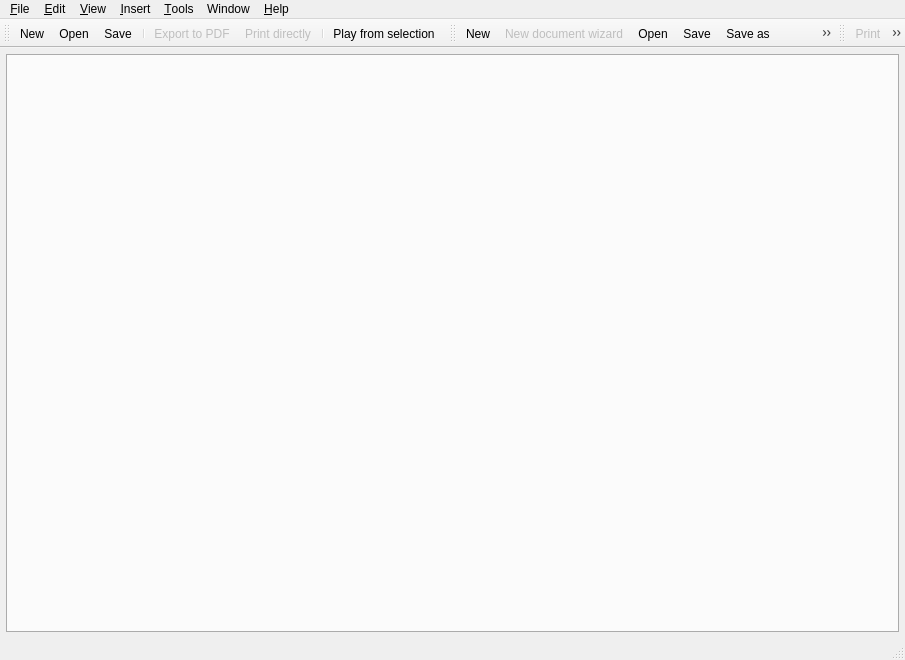
<ui version="4.0" >
 <author>Reinhard Katzmann, Matevž Jekovec</author>
 <class>uiMainWindow</class>
 <widget class="QMainWindow" name="uiMainWindow" >
  <property name="geometry" >
   <rect>
    <x>0</x>
    <y>0</y>
    <width>905</width>
    <height>660</height>
   </rect>
  </property>
  <property name="windowTitle" >
   <string>Canorus - Score editor</string>
  </property>
  <property name="windowIcon" >
   <iconset>images/clogosm.png</iconset>
  </property>
  <property name="statusTip" >
   <string/>
  </property>
  <widget class="QWidget" name="uiCentralWidget" >
   <layout class="QGridLayout" >
    <property name="margin" >
     <number>6</number>
    </property>
    <property name="spacing" >
     <number>4</number>
    </property>
    <item row="0" column="0" >
     <widget class="QTabWidget" name="uiTabWidget" >
      <property name="sizePolicy" >
       <sizepolicy>
        <hsizetype>7</hsizetype>
        <vsizetype>7</vsizetype>
        <horstretch>0</horstretch>
        <verstretch>0</verstretch>
       </sizepolicy>
      </property>
      <property name="autoFillBackground" >
       <bool>false</bool>
      </property>
      <property name="tabPosition" >
       <enum>QTabWidget::South</enum>
      </property>
     </widget>
    </item>
   </layout>
  </widget>
  <widget class="QMenuBar" name="uiMenuBar" >
   <property name="geometry" >
    <rect>
     <x>0</x>
     <y>0</y>
     <width>905</width>
     <height>36</height>
    </rect>
   </property>
   <widget class="QMenu" name="uiMenuEdit" >
    <property name="title" >
     <string>&amp;Edit</string>
    </property>
    <addaction name="uiUndo" />
    <addaction name="uiRedo" />
    <addaction name="separator" />
    <addaction name="uiCut" />
    <addaction name="uiCopy" />
    <addaction name="uiPaste" />
    <addaction name="separator" />
    <addaction name="uiSelectAll" />
    <addaction name="uiInvertSelection" />
    <addaction name="separator" />
    <addaction name="uiProperties" />
   </widget>
   <widget class="QMenu" name="uiMenuTools" >
    <property name="title" >
     <string>&amp;Tools</string>
    </property>
    <addaction name="uiGotoBar" />
    <addaction name="uiTranspose" />
    <addaction name="uiNoteCount" />
    <addaction name="separator" />
    <addaction name="uiSettings" />
   </widget>
   <widget class="QMenu" name="uiMenuWindow" >
    <property name="title" >
     <string>Window</string>
    </property>
    <addaction name="uiNewViewport" />
    <addaction name="uiNewWindow" />
    <addaction name="separator" />
    <addaction name="uiSplitHorizontally" />
    <addaction name="uiSplitVertically" />
    <addaction name="uiCloseCurrentView" />
    <addaction name="uiUnsplitAll" />
   </widget>
   <widget class="QMenu" name="uiMenuHelp" >
    <property name="title" >
     <string>&amp;Help</string>
    </property>
    <addaction name="uiUsersGuide" />
    <addaction name="uiWhatsThis" />
    <addaction name="uiTipOfTheDay" />
    <addaction name="separator" />
    <addaction name="uiAboutCanorus" />
    <addaction name="uiAboutQt" />
   </widget>
   <widget class="QMenu" name="uiMenuFile" >
    <property name="title" >
     <string>&amp;File</string>
    </property>
    <addaction name="uiNewDocument" />
    <addaction name="uiNewDocumentWizard" />
    <addaction name="uiOpenDocument" />
    <addaction name="uiSaveDocument" />
    <addaction name="uiSaveDocumentAs" />
    <addaction name="uiCloseDocument" />
    <addaction name="separator" />
    <addaction name="uiDocumentProperties" />
    <addaction name="separator" />
    <addaction name="uiImportDocument" />
    <addaction name="uiExportDocument" />
    <addaction name="separator" />
    <addaction name="uiPrintPreview" />
    <addaction name="uiPrint" />
    <addaction name="separator" />
    <addaction name="uiQuit" />
   </widget>
   <widget class="QMenu" name="uiMenuView" >
    <property name="title" >
     <string>&amp;View</string>
    </property>
    <widget class="QMenu" name="uiMenuZoom" >
     <property name="title" >
      <string>Zoom</string>
     </property>
     <addaction name="uiZoomToWidth" />
     <addaction name="uiZoomToHeight" />
     <addaction name="uiZoomToFit" />
     <addaction name="uiZoomToSelection" />
     <addaction name="separator" />
     <addaction name="uiCustomZoom" />
    </widget>
    <widget class="QMenu" name="uiMenuSourceView" >
     <property name="title" >
      <string>Source view</string>
     </property>
     <addaction name="uiLilyPondSource" />
     <addaction name="uiCanorusMLSource" />
    </widget>
    <addaction name="separator" />
    <addaction name="uiMenuZoom" />
    <addaction name="uiAnimatedScroll" />
    <addaction name="uiLockScrollPlayback" />
    <addaction name="separator" />
    <addaction name="uiScoreView" />
    <addaction name="uiMenuSourceView" />
    <addaction name="separator" />
    <addaction name="uiShowStatusBar" />
    <addaction name="uiFullscreen" />
   </widget>
   <widget class="QMenu" name="uiMenuInsert" >
    <property name="title" >
     <string>&amp;Insert</string>
    </property>
    <addaction name="uiNewSheet" />
    <addaction name="uiNewContext" />
    <addaction name="uiNewVoice" />
    <addaction name="separator" />
    <addaction name="uiInsertPlayable" />
    <addaction name="uiInsertClef" />
    <addaction name="uiInsertKeySig" />
    <addaction name="uiInsertTimeSig" />
    <addaction name="uiInsertBarline" />
    <addaction name="uiInsertSyllable" />
    <addaction name="uiInsertFM" />
   </widget>
   <addaction name="uiMenuFile" />
   <addaction name="uiMenuEdit" />
   <addaction name="uiMenuView" />
   <addaction name="uiMenuInsert" />
   <addaction name="uiMenuTools" />
   <addaction name="uiMenuWindow" />
   <addaction name="uiMenuHelp" />
  </widget>
  <widget class="QStatusBar" name="uiStatusBarWidget" />
  <widget class="QToolBar" name="uiStandardToolBar" >
   <property name="windowTitle" >
    <string>Standard ToolBar</string>
   </property>
   <property name="orientation" >
    <enum>Qt::Horizontal</enum>
   </property>
   <attribute name="toolBarArea" >
    <number>4</number>
   </attribute>
   <addaction name="uiNewDocument" />
   <addaction name="uiOpenDocument" />
   <addaction name="uiSaveDocument" />
   <addaction name="separator" />
   <addaction name="uiExportToPdf" />
   <addaction name="uiPrintDirectly" />
   <addaction name="separator" />
   <addaction name="uiPlayFromSelection" />
  </widget>
  <widget class="QToolBar" name="uiFileToolBar" >
   <property name="windowTitle" >
    <string>File ToolBar</string>
   </property>
   <property name="orientation" >
    <enum>Qt::Horizontal</enum>
   </property>
   <attribute name="toolBarArea" >
    <number>4</number>
   </attribute>
   <addaction name="uiNewDocument" />
   <addaction name="uiNewDocumentWizard" />
   <addaction name="uiOpenDocument" />
   <addaction name="uiSaveDocument" />
   <addaction name="uiSaveDocumentAs" />
   <addaction name="uiImportDocument" />
   <addaction name="uiExportDocument" />
   <addaction name="uiCloseDocument" />
  </widget>
  <widget class="QToolBar" name="uiPrintToolBar" >
   <property name="enabled" >
    <bool>true</bool>
   </property>
   <property name="windowTitle" >
    <string>Print ToolBar</string>
   </property>
   <property name="orientation" >
    <enum>Qt::Horizontal</enum>
   </property>
   <attribute name="toolBarArea" >
    <number>4</number>
   </attribute>
   <addaction name="uiPrint" />
   <addaction name="uiPrintDirectly" />
   <addaction name="uiPrintPreview" />
   <addaction name="uiExportToPdf" />
  </widget>
  <action name="uiQuit" >
   <property name="icon" >
    <iconset>images/exit.png</iconset>
   </property>
   <property name="text" >
    <string>&amp;Quit</string>
   </property>
   <property name="shortcut" >
    <string>Ctrl+Q</string>
   </property>
  </action>
  <action name="uiNewDocument" >
   <property name="icon" >
    <iconset>images/filenew.png</iconset>
   </property>
   <property name="text" >
    <string>&amp;New</string>
   </property>
   <property name="shortcut" >
    <string>Ctrl+N</string>
   </property>
  </action>
  <action name="uiOpenDocument" >
   <property name="icon" >
    <iconset>images/fileopen.png</iconset>
   </property>
   <property name="text" >
    <string>&amp;Open...</string>
   </property>
   <property name="shortcut" >
    <string>Ctrl+O</string>
   </property>
  </action>
  <action name="uiSaveDocument" >
   <property name="icon" >
    <iconset>images/filesave.png</iconset>
   </property>
   <property name="text" >
    <string>&amp;Save</string>
   </property>
   <property name="shortcut" >
    <string>Ctrl+S</string>
   </property>
  </action>
  <action name="uiSaveDocumentAs" >
   <property name="icon" >
    <iconset>images/filesaveas.png</iconset>
   </property>
   <property name="text" >
    <string>Save &amp;as...</string>
   </property>
  </action>
  <action name="uiCloseDocument" >
   <property name="icon" >
    <iconset>images/fileclose.svg</iconset>
   </property>
   <property name="text" >
    <string>&amp;Close</string>
   </property>
  </action>
  <action name="uiImportDocument" >
   <property name="enabled" >
    <bool>false</bool>
   </property>
   <property name="icon" >
    <iconset>images/filesave.png</iconset>
   </property>
   <property name="text" >
    <string>&amp;Import...</string>
   </property>
  </action>
  <action name="uiExportDocument" >
   <property name="icon" >
    <iconset>images/filesave.png</iconset>
   </property>
   <property name="text" >
    <string>&amp;Export...</string>
   </property>
   <property name="shortcut" >
    <string>Ctrl+E</string>
   </property>
  </action>
  <action name="uiPrintPreview" >
   <property name="enabled" >
    <bool>false</bool>
   </property>
   <property name="icon" >
    <iconset>images/fileprintpreview.png</iconset>
   </property>
   <property name="text" >
    <string>Print pre&amp;view...</string>
   </property>
   <property name="visible" >
    <bool>true</bool>
   </property>
  </action>
  <action name="uiPrint" >
   <property name="enabled" >
    <bool>false</bool>
   </property>
   <property name="icon" >
    <iconset>images/fileprint.png</iconset>
   </property>
   <property name="text" >
    <string>&amp;Print...</string>
   </property>
   <property name="shortcut" >
    <string>Ctrl+P</string>
   </property>
  </action>
  <action name="uiUndo" >
   <property name="enabled" >
    <bool>false</bool>
   </property>
   <property name="icon" >
    <iconset>images/editundo.png</iconset>
   </property>
   <property name="text" >
    <string>&amp;Undo</string>
   </property>
   <property name="shortcut" >
    <string>Ctrl+Z</string>
   </property>
  </action>
  <action name="uiRedo" >
   <property name="enabled" >
    <bool>false</bool>
   </property>
   <property name="icon" >
    <iconset>images/editredo.png</iconset>
   </property>
   <property name="text" >
    <string>&amp;Redo</string>
   </property>
   <property name="shortcut" >
    <string>Ctrl+Y</string>
   </property>
  </action>
  <action name="uiCopy" >
   <property name="enabled" >
    <bool>false</bool>
   </property>
   <property name="icon" >
    <iconset>images/editcopy.png</iconset>
   </property>
   <property name="text" >
    <string>&amp;Copy</string>
   </property>
   <property name="shortcut" >
    <string>Ctrl+C</string>
   </property>
  </action>
  <action name="uiCut" >
   <property name="enabled" >
    <bool>false</bool>
   </property>
   <property name="icon" >
    <iconset>images/editcut.png</iconset>
   </property>
   <property name="text" >
    <string>C&amp;ut</string>
   </property>
   <property name="shortcut" >
    <string>Ctrl+X</string>
   </property>
  </action>
  <action name="uiPaste" >
   <property name="enabled" >
    <bool>false</bool>
   </property>
   <property name="icon" >
    <iconset>images/editpaste.png</iconset>
   </property>
   <property name="text" >
    <string>&amp;Paste</string>
   </property>
   <property name="shortcut" >
    <string>Ctrl+V</string>
   </property>
  </action>
  <action name="uiSelectAll" >
   <property name="enabled" >
    <bool>false</bool>
   </property>
   <property name="text" >
    <string>Select &amp;all</string>
   </property>
   <property name="shortcut" >
    <string>Ctrl+A</string>
   </property>
  </action>
  <action name="uiInvertSelection" >
   <property name="enabled" >
    <bool>false</bool>
   </property>
   <property name="text" >
    <string>Invert Selection</string>
   </property>
  </action>
  <action name="uiZoomToWidth" >
   <property name="text" >
    <string>Fit to width</string>
   </property>
  </action>
  <action name="uiGotoBar" >
   <property name="enabled" >
    <bool>false</bool>
   </property>
   <property name="text" >
    <string>Goto bar...</string>
   </property>
   <property name="shortcut" >
    <string>Ctrl+G</string>
   </property>
  </action>
  <action name="uiShowStatusBar" >
   <property name="checkable" >
    <bool>true</bool>
   </property>
   <property name="checked" >
    <bool>true</bool>
   </property>
   <property name="text" >
    <string>St&amp;atus bar</string>
   </property>
  </action>
  <action name="uiFullscreen" >
   <property name="checkable" >
    <bool>true</bool>
   </property>
   <property name="icon" >
    <iconset>images/fullscreen.png</iconset>
   </property>
   <property name="text" >
    <string>&amp;Fullscreen</string>
   </property>
  </action>
  <action name="uiInsertTimeSig" >
   <property name="checkable" >
    <bool>true</bool>
   </property>
   <property name="icon" >
    <iconset>images/tsc.svg</iconset>
   </property>
   <property name="text" >
    <string>&amp;Time signature...</string>
   </property>
  </action>
  <action name="uiInsertKeySig" >
   <property name="checkable" >
    <bool>true</bool>
   </property>
   <property name="icon" >
    <iconset>images/keysig.svg</iconset>
   </property>
   <property name="text" >
    <string>&amp;Key signature...</string>
   </property>
  </action>
  <action name="uiInsertBarline" >
   <property name="checkable" >
    <bool>true</bool>
   </property>
   <property name="icon" >
    <iconset>images/barlinesingle.svg</iconset>
   </property>
   <property name="text" >
    <string>Barline...</string>
   </property>
  </action>
  <action name="uiNoteCount" >
   <property name="enabled" >
    <bool>false</bool>
   </property>
   <property name="text" >
    <string>Note &amp;count...</string>
   </property>
  </action>
  <action name="uiSettings" >
   <property name="icon" >
    <iconset>images/settings.svg</iconset>
   </property>
   <property name="text" >
    <string>&amp;Settings...</string>
   </property>
  </action>
  <action name="uiUsersGuide" >
   <property name="enabled" >
    <bool>false</bool>
   </property>
   <property name="text" >
    <string>User's guide...</string>
   </property>
  </action>
  <action name="uiWhatsThis" >
   <property name="enabled" >
    <bool>false</bool>
   </property>
   <property name="text" >
    <string>What's &amp;this</string>
   </property>
  </action>
  <action name="uiTipOfTheDay" >
   <property name="checkable" >
    <bool>false</bool>
   </property>
   <property name="enabled" >
    <bool>false</bool>
   </property>
   <property name="text" >
    <string>Tip of the &amp;day</string>
   </property>
  </action>
  <action name="uiAboutCanorus" >
   <property name="icon" >
    <iconset>images/clogosm.png</iconset>
   </property>
   <property name="text" >
    <string>About &amp;Canorus...</string>
   </property>
  </action>
  <action name="uiAboutQt" >
   <property name="icon" >
    <iconset>images/qtlogo.png</iconset>
   </property>
   <property name="text" >
    <string>About &amp;Qt...</string>
   </property>
  </action>
  <action name="uiSplitHorizontally" >
   <property name="text" >
    <string>Split view horizontally</string>
   </property>
  </action>
  <action name="uiSplitVertically" >
   <property name="text" >
    <string>Split view vertically</string>
   </property>
  </action>
  <action name="uiCloseCurrentView" >
   <property name="enabled" >
    <bool>false</bool>
   </property>
   <property name="text" >
    <string>Close current view</string>
   </property>
  </action>
  <action name="uiUnsplitAll" >
   <property name="enabled" >
    <bool>false</bool>
   </property>
   <property name="text" >
    <string>Unsplit All</string>
   </property>
  </action>
  <action name="uiNewViewport" >
   <property name="text" >
    <string>New view</string>
   </property>
  </action>
  <action name="uiNewSheet" >
   <property name="icon" >
    <iconset>images/sheetnew.svg</iconset>
   </property>
   <property name="text" >
    <string>New sheet</string>
   </property>
  </action>
  <action name="uiNewContext" >
   <property name="checkable" >
    <bool>true</bool>
   </property>
   <property name="icon" >
    <iconset>images/staffnew.svg</iconset>
   </property>
   <property name="text" >
    <string>New context...</string>
   </property>
  </action>
  <action name="uiPlayFromSelection" >
   <property name="checkable" >
    <bool>true</bool>
   </property>
   <property name="icon" >
    <iconset>images/player_play.png</iconset>
   </property>
   <property name="text" >
    <string>Play from selection</string>
   </property>
  </action>
  <action name="uiAnimatedScroll" >
   <property name="checkable" >
    <bool>true</bool>
   </property>
   <property name="checked" >
    <bool>true</bool>
   </property>
   <property name="text" >
    <string>Animated scroll</string>
   </property>
  </action>
  <action name="uiLockScrollPlayback" >
   <property name="checkable" >
    <bool>true</bool>
   </property>
   <property name="text" >
    <string>Lock scroll while playback</string>
   </property>
  </action>
  <action name="uiZoomToHeight" >
   <property name="text" >
    <string>Fit to &amp;height</string>
   </property>
  </action>
  <action name="uiZoomToFit" >
   <property name="text" >
    <string>Best &amp;fit</string>
   </property>
  </action>
  <action name="uiZoomToSelection" >
   <property name="text" >
    <string>Fit to selection</string>
   </property>
  </action>
  <action name="uiNewWindow" >
   <property name="text" >
    <string>New window</string>
   </property>
  </action>
  <action name="uiCustomZoom" >
   <property name="text" >
    <string>Custom...</string>
   </property>
  </action>
  <action name="uiScoreView" >
   <property name="text" >
    <string>Score view</string>
   </property>
  </action>
  <action name="uiLilyPondSource" >
   <property name="icon" >
    <iconset>images/lilypondsource.svg</iconset>
   </property>
   <property name="text" >
    <string>LilyPond source</string>
   </property>
  </action>
  <action name="uiCanorusMLSource" >
   <property name="icon" >
    <iconset>images/canorusmlsource.svg</iconset>
   </property>
   <property name="text" >
    <string>CanorusML source</string>
   </property>
  </action>
  <action name="uiNewVoice" >
   <property name="icon" >
    <iconset>images/voicenew.svg</iconset>
   </property>
   <property name="text" >
    <string>New voice</string>
   </property>
  </action>
  <action name="uiProperties" >
   <property name="enabled" >
    <bool>false</bool>
   </property>
   <property name="text" >
    <string>Properties...</string>
   </property>
  </action>
  <action name="uiDocumentProperties" >
   <property name="enabled" >
    <bool>false</bool>
   </property>
   <property name="text" >
    <string>Document properties...</string>
   </property>
  </action>
  <action name="uiPrintDirectly" >
   <property name="enabled" >
    <bool>false</bool>
   </property>
   <property name="icon" >
    <iconset>images/filequickprint.png</iconset>
   </property>
   <property name="text" >
    <string>Print directly</string>
   </property>
   <property name="visible" >
    <bool>true</bool>
   </property>
  </action>
  <action name="uiExportToPdf" >
   <property name="enabled" >
    <bool>false</bool>
   </property>
   <property name="icon" >
    <iconset>images/pdf.png</iconset>
   </property>
   <property name="text" >
    <string>Export to PDF</string>
   </property>
   <property name="visible" >
    <bool>true</bool>
   </property>
  </action>
  <action name="uiNewDocumentWizard" >
   <property name="enabled" >
    <bool>false</bool>
   </property>
   <property name="icon" >
    <iconset>images/filenewwizard.png</iconset>
   </property>
   <property name="text" >
    <string>New document &amp;wizard...</string>
   </property>
  </action>
  <action name="uiInsertPlayable" >
   <property name="checkable" >
    <bool>true</bool>
   </property>
   <property name="icon" >
    <iconset>images/insertplayable.svg</iconset>
   </property>
   <property name="text" >
    <string>Playable...</string>
   </property>
  </action>
  <action name="uiInsertFM" >
   <property name="checkable" >
    <bool>true</bool>
   </property>
   <property name="enabled" >
    <bool>true</bool>
   </property>
   <property name="icon" >
    <iconset>images/insertfm.svg</iconset>
   </property>
   <property name="text" >
    <string>Function marking...</string>
   </property>
  </action>
  <action name="uiInsertClef" >
   <property name="checkable" >
    <bool>true</bool>
   </property>
   <property name="icon" >
    <iconset>images/clefbass.svg</iconset>
   </property>
   <property name="text" >
    <string>Clef...</string>
   </property>
  </action>
  <action name="uiSelectMode" >
   <property name="checkable" >
    <bool>true</bool>
   </property>
   <property name="checked" >
    <bool>true</bool>
   </property>
   <property name="icon" >
    <iconset>images/arrow.svg</iconset>
   </property>
   <property name="text" >
    <string>Select mode</string>
   </property>
  </action>
  <action name="uiRemoveVoice" >
   <property name="icon" >
    <iconset>images/voiceremove.svg</iconset>
   </property>
   <property name="text" >
    <string>Remove Voice</string>
   </property>
  </action>
  <action name="uiVoiceProperties" >
   <property name="enabled" >
    <bool>false</bool>
   </property>
   <property name="icon" >
    <iconset>images/voiceproperties.svg</iconset>
   </property>
   <property name="text" >
    <string>Voice Properties</string>
   </property>
  </action>
  <action name="uiAccsVisible" >
   <property name="checkable" >
    <bool>true</bool>
   </property>
   <property name="icon" >
    <iconset>images/accsvisible.svg</iconset>
   </property>
   <property name="text" >
    <string>Accidentals Visible</string>
   </property>
  </action>
  <action name="uiHiddenRest" >
   <property name="checkable" >
    <bool>true</bool>
   </property>
   <property name="icon" >
    <iconset>images/hiddenrest.svg</iconset>
   </property>
   <property name="text" >
    <string>Hidden Rest</string>
   </property>
  </action>
  <action name="uiRemoveContext" >
   <property name="icon" >
    <iconset>images/contextremove.svg</iconset>
   </property>
   <property name="text" >
    <string>Remove Context</string>
   </property>
  </action>
  <action name="uiContextProperties" >
   <property name="enabled" >
    <bool>false</bool>
   </property>
   <property name="icon" >
    <iconset>images/contextproperties.svg</iconset>
   </property>
   <property name="text" >
    <string>Context Properties</string>
   </property>
  </action>
  <action name="uiRemoveSheet" >
   <property name="icon" >
    <iconset>images/sheetremove.svg</iconset>
   </property>
   <property name="text" >
    <string>Remove Sheet</string>
   </property>
  </action>
  <action name="uiSheetProperties" >
   <property name="enabled" >
    <bool>false</bool>
   </property>
   <property name="icon" >
    <iconset>images/sheetproperties.svg</iconset>
   </property>
   <property name="text" >
    <string>Sheet Properties</string>
   </property>
  </action>
  <action name="uiTranspose" >
   <property name="enabled" >
    <bool>false</bool>
   </property>
   <property name="text" >
    <string>&amp;Transpose...</string>
   </property>
  </action>
  <action name="uiFMEllipse" >
   <property name="checkable" >
    <bool>true</bool>
   </property>
   <property name="icon" >
    <iconset>images/fme.svg</iconset>
   </property>
   <property name="text" >
    <string>Ellipse</string>
   </property>
  </action>
  <action name="uiInsertSyllable" >
   <property name="checkable" >
    <bool>true</bool>
   </property>
   <property name="icon" >
    <iconset>images/syllable.svg</iconset>
   </property>
   <property name="text" >
    <string>Insert syllable</string>
   </property>
  </action>
 </widget>
 <resources/>
 <connections>
  <connection>
   <sender>uiQuit</sender>
   <signal>triggered()</signal>
   <receiver>uiMainWindow</receiver>
   <slot>close()</slot>
   <hints>
    <hint type="sourcelabel" >
     <x>-1</x>
     <y>-1</y>
    </hint>
    <hint type="destinationlabel" >
     <x>402</x>
     <y>301</y>
    </hint>
   </hints>
  </connection>
 </connections>
</ui>
